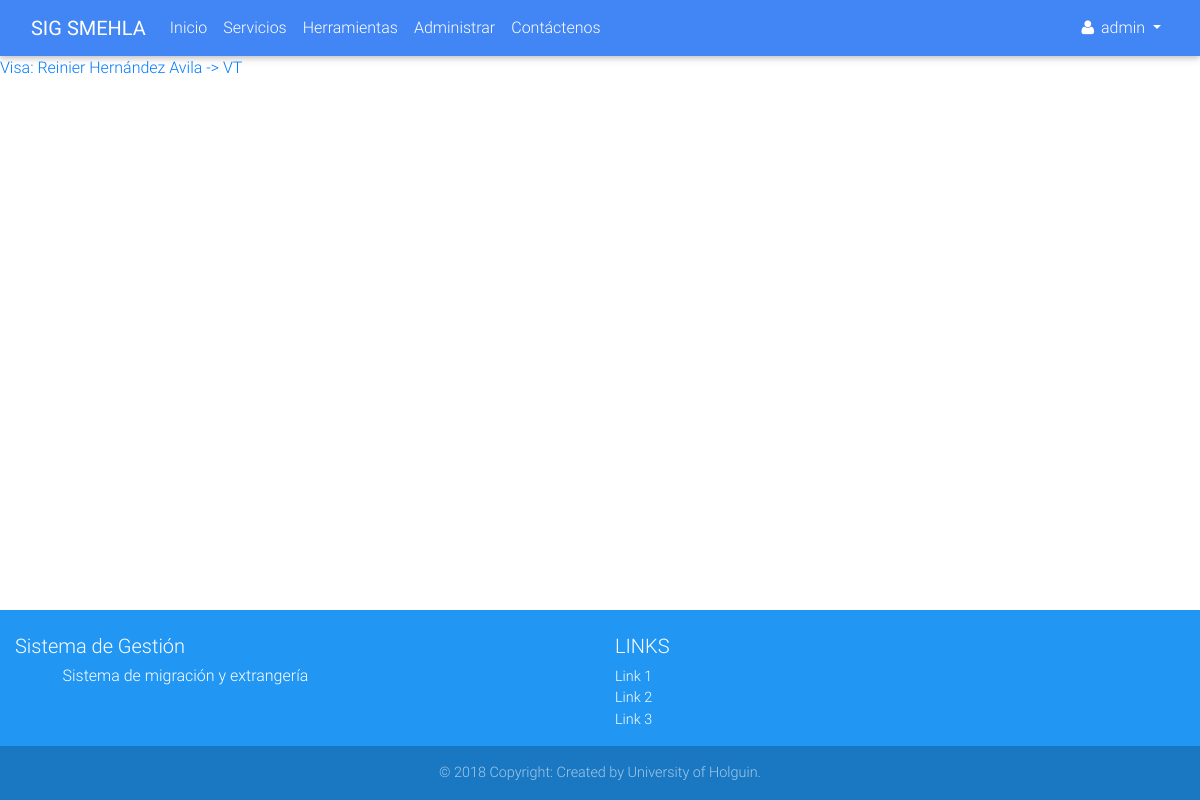
/visa/list/ (signed in), run on an earlier commit of the app's database.
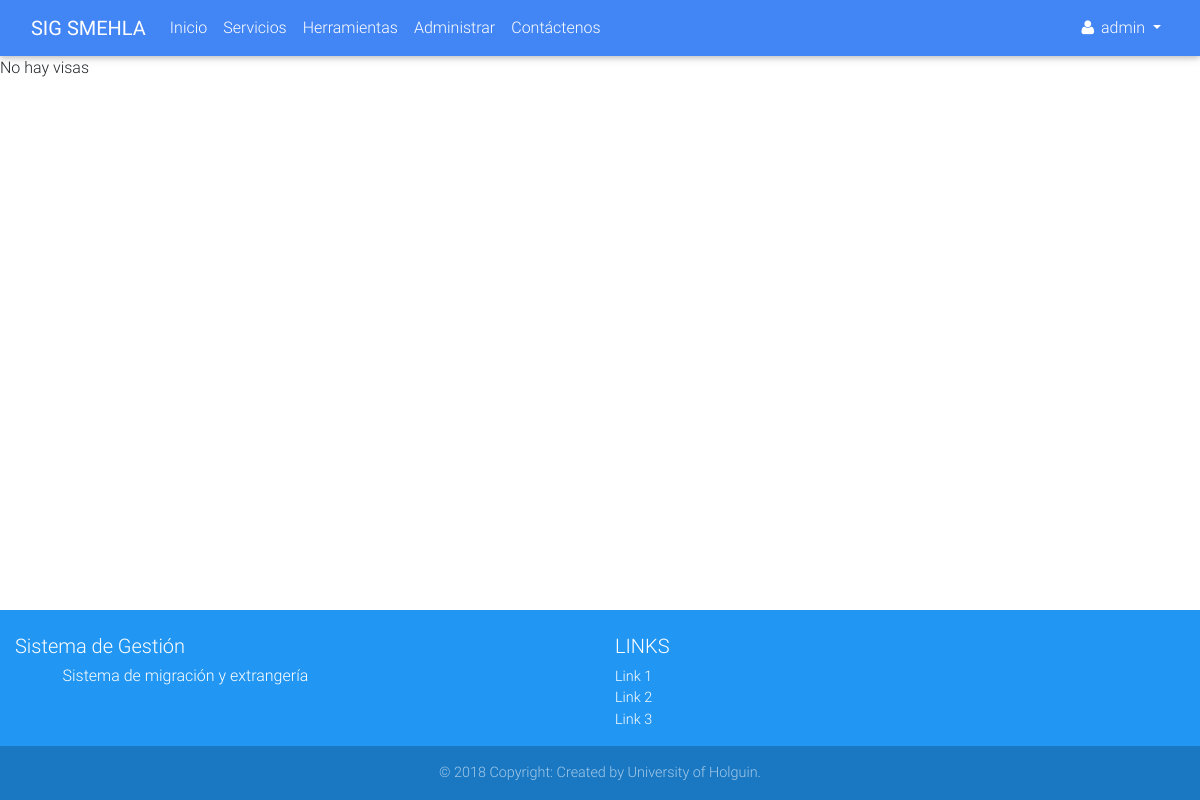
And on a later commit of the database.
### services/models.py (models this page shows, shortened)
class Service(models.Model):
    SERVICE_STATUS = (
        ('1', 'Solicitud'),
        ('2', 'Facturacion'),
        ('3', 'Revision'),
        ('4', 'Autenticar'),
        ('5', 'Entrega'),
    )
    SERVICE_TYPE = {
        'visa': 'Visa',
    }
    client = models.ForeignKey(Client, on_delete=models.CASCADE)
    status = models.CharField('Estado', max_length=1, choices=SERVICE_STATUS)
    service_type = None

class Visa(Service):
    REQUEST_SPECIFICATION = (
        ('VT', 'VT'),
        ('VPT', 'VPT'),
        ('VP', 'VP'),
        ('VE', 'VE'),
        ('VTM', 'VTM'),
        ('VOR', 'VOR'),
        ('VTU', 'VTU'),
        ('VCD', 'Visado de corta duracion'),
    )
    REQUEST_TYPE = (
        ('C', 'Caducidad'),
        ('E', 'Extravio'),
    )
    service_type = Service.SERVICE_TYPE['visa']
    specification = models.CharField('especificacion', max_length=3, choices=REQUEST_SPECIFICATION)
    extension_request_date = models.DateField('Pedido de prorroga')
    request_type = models.CharField('Tipo de solicitud', max_length=1, choices=REQUEST_TYPE)
    passport_no = models.CharField('No. de Pasaporte', max_length=100)
    passport_issuance_date = models.DateField('Fecha de emision de pasaporte')
    passport_expiration_date = models.DateField('Fecha de vencimiento de pasaporte')
    visa_no = models.CharField('No. de Visa', max_length=100)
    visa_issuance_date = models.DateField('Fecha de emision de Visa')
    visa_expiration_date = models.DateField('Fecha de vencimiento de Visa')
    def __str__(self):
        return '{}: {} -> {}'.format(self.service_type, self.client, self.specification)

class Service(models.Model):
    SERVICE_STATUS = (
        ('1', 'Solicitud'),
        ('2', 'Facturacion'),
        ('3', 'Revision'),
        ('4', 'Autenticar'),
        ('5', 'Entrega'),
    )
    SERVICE_TYPE = {
        'visa': 'Visa',
    }
    client = models.ForeignKey(Client, on_delete=models.CASCADE)
    status = models.CharField('Estado', max_length=1, choices=SERVICE_STATUS)
    service_type = None

class Client(models.Model):
    CIVIL_STATUS = (
        ('s', 'Soltero'),
        ('e', 'Comprometido'),
        ('m', 'Casado'),
        ('w', 'Viudo'),
    )
    def upload_file(self, filename):
        ext = filename.split('.')[-1]
        return 'clients/{}.{}'.format(self.ci, ext)
    ci = models.CharField(max_length=13, unique=True)
    first_name = models.CharField(max_length=30)
    last_name = models.CharField(max_length=150)
    born_date = models.DateField()
    civil_status = models.CharField(choices=CIVIL_STATUS, max_length=1)
    naturalness = models.CharField('Naturalidad', max_length=30)
    nationality = models.CharField('Nacionalidad', max_length=30)
    father = models.CharField(max_length=200)
    mother = models.CharField(max_length=200)
    address = models.TextField()
    email = models.EmailField()
    phone = models.PositiveIntegerField('Numero de telefono')
    data_attachment = models.FileField('Ficheros adjuntos', upload_to=upload_file, null=True, blank=True)
    def get_full_name(self):
        full_name = '%s %s' % (self.first_name, self.last_name)
        return full_name.strip()
    def __str__(self):
        return self.get_full_name()

### services/views.py (the view)
# urls.py: path('visa/list/', views.VisaListView.as_view(), name='visa_list'),
class VisaListView(mixins.LoginRequiredMixin, generic.ListView):
    model = models.Visa

### accounts/models.py (called while the page is built)
    def __str__(self):
        if self.first_name and self.last_name:
            return self.get_full_name()
        else:
            return self.username

### services/templates/services/visa_list.html (shortened to what this page needs)
{% extends 'navbar.html' %}
{% block main %}
    {% for visa in visa_list %}
        <p><a href="{% url 'services:visa_detail' visa.pk %}">{{ visa }}</a></p>
        {% empty %}
        <p>No hay visas</p>
    {% endfor %}
{% endblock %}

What changed in the data, as far as the page shows it:
removed Visa: specification.last_name "Visa: Reinier Hernández Avila -> VT"
Also different on the page:
text now shown: "No hay visas"
